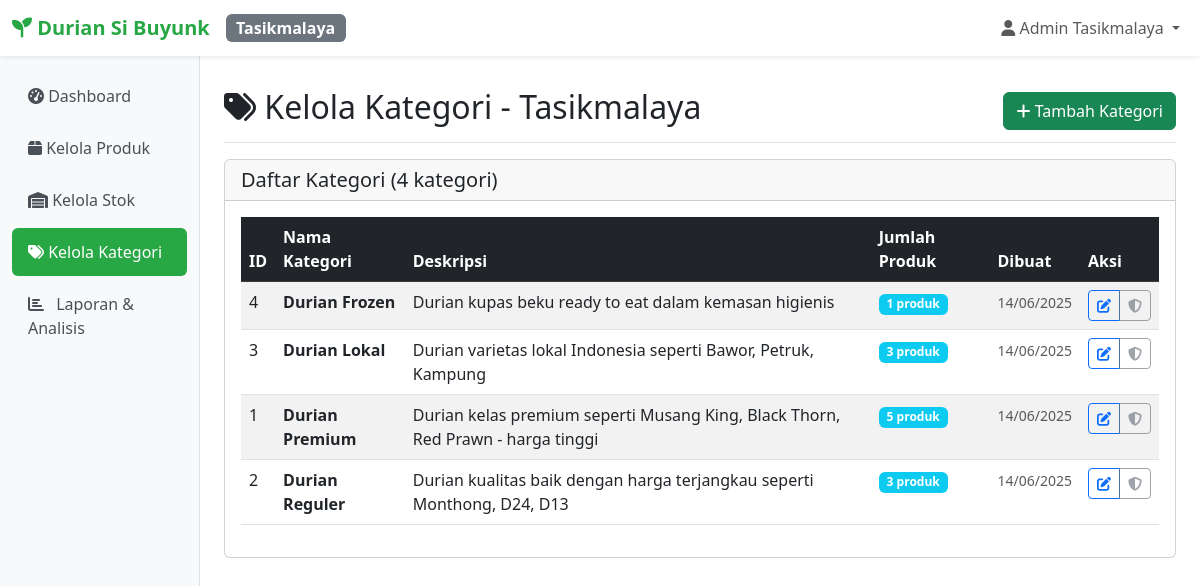
The app's page /cabang/tasik/kategori/index.php (signed in) with its own data.
### tables this page shows
CREATE TABLE `users` (
  `id` int NOT NULL,
  `username` varchar(50) NOT NULL,
  `password` varchar(255) NOT NULL,
  `nama_lengkap` varchar(100) NOT NULL,
  `cabang_id` int NOT NULL,
  `role` enum('admin') DEFAULT 'admin',
  `created_at` timestamp NOT NULL DEFAULT CURRENT_TIMESTAMP,
  `updated_at` timestamp NOT NULL DEFAULT CURRENT_TIMESTAMP ON UPDATE CURRENT_TIMESTAMP
);

CREATE TABLE `cabang` (
  `id` int NOT NULL,
  `nama_cabang` varchar(50) NOT NULL,
  `kode_cabang` varchar(10) NOT NULL,
  `alamat` text,
  `telepon` varchar(20) DEFAULT NULL,
  `created_at` timestamp NOT NULL DEFAULT CURRENT_TIMESTAMP
);

CREATE TABLE `kategori` (
  `id` int NOT NULL,
  `nama_kategori` varchar(100) NOT NULL,
  `deskripsi` text,
  `created_at` timestamp NOT NULL DEFAULT CURRENT_TIMESTAMP
);

### includes/auth.php (called while the page is built, shortened)
<?php
function getCurrentUser() {
    try {
        $pdo = getConnection();
        $stmt = $pdo->prepare("SELECT u.*, c.nama_cabang, c.kode_cabang
                              FROM users u
                              JOIN cabang c ON u.cabang_id = c.id
                              WHERE u.id = ?");
        $stmt->execute([$_SESSION['user_id']]);
        return $stmt->fetch();
    } catch (Exception $e) {
        return null;
    }
}
?>

### includes/functions.php (called while the page is built, shortened)
<?php
function getCategories() {
    try {
        $pdo = getConnection();
        $stmt = $pdo->query("SELECT * FROM kategori ORDER BY nama_kategori");
        return $stmt->fetchAll();
    } catch (Exception $e) {
        return [];
    }
}
?>

### cabang/tasik/kategori/index.php (the view, shortened to what this page needs)
<?php
require_once __DIR__ . '/../../../includes/auth.php';
require_once __DIR__ . '/../../../includes/functions.php';
$categories = getCategories();
include __DIR__ . '/../../../includes/header.php';
?>
<div class="d-flex justify-content-between flex-wrap flex-md-nowrap align-items-center pt-3 pb-2 mb-3 border-bottom">
    <h1 class="h2"><i class="fas fa-tags"></i> Kelola Kategori - Tasikmalaya</h1>
    <div class="btn-toolbar mb-2 mb-md-0">
        <button type="button" class="btn btn-success" data-bs-toggle="modal" data-bs-target="#addCategoryModal">
            <i class="fas fa-plus"></i> Tambah Kategori
        </button>
    </div>
</div>
<div class="row">
    <div class="col-12">
        <div class="card">
            <div class="card-header">
                <h5 class="mb-0">Daftar Kategori (<?= count($categories) ?> kategori)</h5>
            </div>
            <div class="card-body">
                <?php if (empty($categories)): ?>
                    <div class="text-center py-5">
                        <i class="fas fa-tags" style="font-size: 4rem; color: #6c757d;"></i>
                        <h4 class="mt-3 text-muted">Belum ada kategori</h4>
                        <p class="text-muted">Tambahkan kategori pertama untuk mengorganisir produk</p>
                        <button type="button" class="btn btn-success" data-bs-toggle="modal" data-bs-target="#addCategoryModal">
                            <i class="fas fa-plus"></i> Tambah Kategori Pertama
                        </button>
                    </div>
                <?php else: ?>
                    <div class="table-responsive">
                        <table class="table table-striped table-hover">
                            <thead class="table-dark">
                                <tr>
                                    <th>ID</th>
                                    <th>Nama Kategori</th>
                                    <th>Deskripsi</th>
                                    <th>Jumlah Produk</th>
                                    <th>Dibuat</th>
                                    <th>Aksi</th>
                                </tr>
                            </thead>
                            <tbody>
                                <?php foreach ($categories as $category): ?>
                                    <?php
                                    $pdo = getConnection();
                                    $stmt = $pdo->prepare("SELECT COUNT(*) as count FROM produk WHERE kategori_id = ? AND status = 'aktif'");
                                    $stmt->execute([$category['id']]);
                                    $productCount = $stmt->fetch()['count'];
                                    ?>
                                    <tr>
                                        <td><?= $category['id'] ?></td>
                                        <td>
                                            <strong><?= htmlspecialchars($category['nama_kategori']) ?></strong>
                                        </td>
                                        <td>
                                            <?= $category['deskripsi'] ? htmlspecialchars($category['deskripsi']) : '<span class="text-muted">-</span>' ?>
                                        </td>
                                        <td>
                                            <span class="badge bg-info"><?= $productCount ?> produk</span>
                                        </td>
                                        <td>
                                            <small class="text-muted">
                                                <?= date('d/m/Y', strtotime($category['created_at'])) ?>
                                            </small>
                                        </td>
                                        <td>
                                            <div class="btn-group btn-group-sm">
                                                <button type="button" class="btn btn-outline-primary"
                                                        data-bs-toggle="modal"
                                                        data-bs-target="#editCategoryModal<?= $category['id'] ?>"
                                                        title="Edit">
                                                    <i class="fas fa-edit"></i>
                                                </button>
                                                <?php
                                                $defaultCategories = [1, 2, 3, 4];
                                                $isDefaultCategory = in_array($category['id'], $defaultCategories);
                                                ?>
                                                <?php if ($productCount == 0 && !$isDefaultCategory): ?>
                                                    <a href="?delete=<?= $category['id'] ?>"
                                                       class="btn btn-outline-danger"
                                                       onclick="return confirmDelete('<?= htmlspecialchars($category['nama_kategori']) ?>')"
                                                       title="Hapus">
                                                        <i class="fas fa-trash"></i>
                                                    </a>
                                                <?php elseif ($isDefaultCategory): ?>
                                                    <button type="button" class="btn btn-outline-secondary"
                                                            title="Kategori bawaan tidak dapat dihapus" disabled>
                                                        <i class="fas fa-shield-alt"></i>
                                                    </button>
                                                <?php endif; ?>
                                            </div>
                                        </td>
                                    </tr>
                                <?php endforeach; ?>
                            </tbody>
                        </table>
                    </div>
                <?php endif; ?>
            </div>
        </div>
    </div>
</div>
                </div>
            </main>
        </div>
    </div>
</body>
</html>

### includes/header.php (shortened to what this page needs)
<?php
require_once __DIR__ . '/auth.php';
$currentUser = getCurrentUser();
$branchName = $currentUser ? $currentUser['nama_cabang'] : '';
?>
<!DOCTYPE html>
<html lang="id">
<head>
    <link href="https://cdn.jsdelivr.net/npm/bootstrap@5.3.0/dist/css/bootstrap.min.css" rel="stylesheet">
    <link href="https://cdnjs.cloudflare.com/ajax/libs/font-awesome/6.4.0/css/all.min.css" rel="stylesheet">
</head>
<body>
    <nav class="navbar navbar-expand-lg navbar-light bg-white shadow-sm">
        <div class="container-fluid">
            <a class="navbar-brand" href="dashboard.php">
                <i class="fas fa-seedling"></i> <?= APP_NAME ?>
            </a>
            <span class="badge bg-secondary fs-6"><?= $branchName ?></span>
            <div class="navbar-nav ms-auto">
                <div class="nav-item dropdown">
                    <a class="nav-link dropdown-toggle" href="#" id="navbarDropdown" role="button" data-bs-toggle="dropdown">
                        <i class="fas fa-user"></i> <?= $currentUser['nama_lengkap'] ?? 'User' ?>
                    </a>
                </div>
            </div>
        </div>
    </nav>
    <div class="container-fluid">
        <div class="row">
            <nav class="col-md-3 col-lg-2 d-md-block sidebar">
                <div class="position-sticky pt-3">
                    <ul class="nav flex-column">
                        <li class="nav-item">
                            <a class="nav-link <?= basename($_SERVER['PHP_SELF']) == 'dashboard.php' ? 'active' : '' ?>" href="../dashboard.php">
                                <i class="fas fa-tachometer-alt"></i> Dashboard
                            </a>
                        </li>
                        <li class="nav-item">
                            <a class="nav-link <?= strpos($_SERVER['PHP_SELF'], '/produk/') !== false ? 'active' : '' ?>" href="../produk/">
                                <i class="fas fa-box"></i> Kelola Produk
                            </a>
                        </li>
                        <li class="nav-item">
                            <a class="nav-link <?= strpos($_SERVER['PHP_SELF'], '/manajemen-stok/') !== false ? 'active' : '' ?>" href="../manajemen-stok/">
                                <i class="fas fa-warehouse"></i> Kelola Stok
                            </a>
                        </li>
                        <li class="nav-item">
                            <a class="nav-link <?= strpos($_SERVER['PHP_SELF'], '/kategori/') !== false ? 'active' : '' ?>" href="../kategori/">
                                <i class="fas fa-tags"></i> Kelola Kategori
                            </a>
                        </li>
                        <li class="nav-item">
                            <a class="nav-link <?= strpos($_SERVER['PHP_SELF'], '/laporan/') !== false ? 'active' : '' ?>" href="../laporan/">
                                <i class="fas fa-chart-bar me-2"></i>
                                Laporan & Analisis
                            </a>
                        </li>
                    </ul>
                </div>
            </nav>
            <main class="col-md-9 ms-sm-auto col-lg-10 px-md-4">
                <div class="pt-3">

### records on screen
users: cabang.nama_cabang "Tasikmalaya", nama_lengkap "Admin Tasikmalaya"
kategori: id "4", nama_kategori "Durian Frozen", deskripsi "Durian kupas beku ready to eat dalam kemasan higienis", productCount "1", created_at "14/06/2025"
kategori: id "3", nama_kategori "Durian Lokal", deskripsi "Durian varietas lokal Indonesia seperti Bawor, Petruk, Kampung", productCount "3", created_at "14/06/2025"
kategori: id "1", nama_kategori "Durian Premium", deskripsi "Durian kelas premium seperti Musang King, Black Thorn, Red Prawn - harga tinggi", productCount "5", created_at "14/06/2025"
kategori: id "2", nama_kategori "Durian Reguler", deskripsi "Durian kualitas baik dengan harga terjangkau seperti Monthong, D24, D13", productCount "3", created_at "14/06/2025"

### other values on screen
APP_NAME "Durian Si Buyunk"
count($categories) "4"
